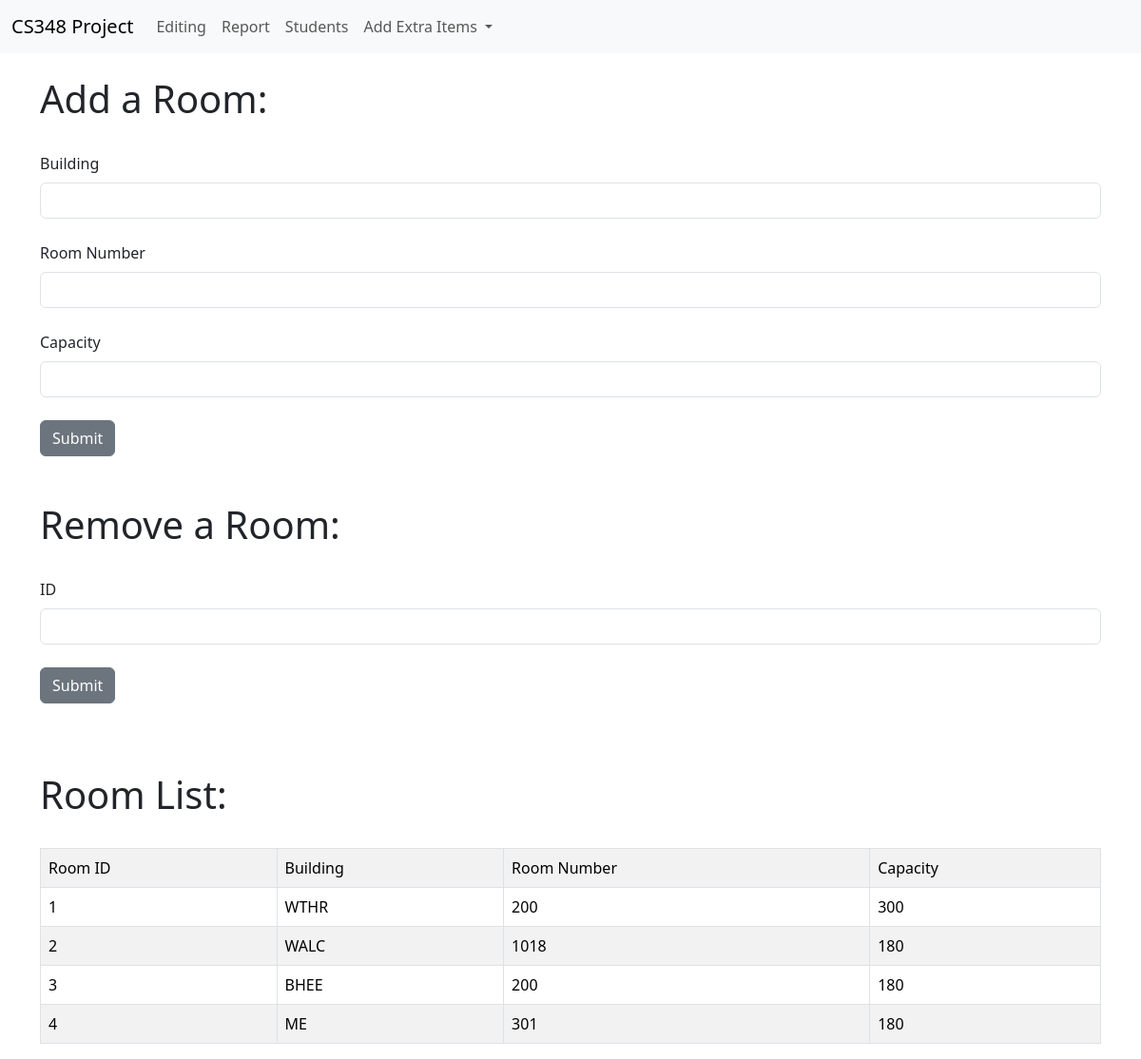
The app's page /room/add with its own data.
### app.py (models this page shows)
class Room(db.Model):
    id = db.Column(db.Integer, primary_key=True)
    building = db.Column(db.String(200), nullable=False)
    number = db.Column(db.Integer)
    capacity = db.Column(db.Integer)

### app.py (the view, shortened to what this page needs)
@app.route('/room/add', methods=['GET', 'POST'])
def add_room():
    name = None
    form = RoomForm()
    form2 = RoomDeleteForm()
    with engine.connect() as conn:
        rooms = conn.execute(text("SELECT * FROM Room"))
        conn.commit()
    return render_template("add_room.html", form=form, form2=form2, name=name, our_rooms=rooms)

### app.py
class RoomForm(FlaskForm):
    number = StringField("Room Number", validators=[DataRequired()])
    building = StringField("Building", validators=[DataRequired()])
    capacity = IntegerField("Capacity", validators=[DataRequired()])
    submit = SubmitField()

class RoomDeleteForm(FlaskForm):
    id_room = IntegerField("ID", validators=[DataRequired()])
    submit = SubmitField()

### templates/add_room.html (shortened to what this page needs)
{% extends 'base.html' %}
{% block content %}
{% if name %}
        <h1>Hello {{ name }}!!</h1>
{% else %}
        <h1>Add a Room:</h1>
        <br/>
        <form method="POST">
                {{ form.building.label(class="form-label") }}
                {{ form.building(class="form-control") }}
                <br/>
                {{ form.number.label(class="form-label") }}
                {{ form.number(class="form-control") }}
                <br/>
		{{ form.capacity.label(class="form-label") }}
		{{ form.capacity(class="form-control") }}
		<br/>
                {{ form.submit(class="btn btn-secondary") }}
        </form>
        <br/><br/>
        <h1>Remove a Room:</h1>
        <br/>
	<form method="POST">
                {{ form2.id_room.label(class="form-label") }}
                {{ form2.id_room(class="form-control") }}
                <br/>
                {{ form2.submit(class="btn btn-secondary") }}
        </form>
        <br/><br/><br/>
        <h1>Room List:</h1>
        <br/>
        <table class="table table-hover table-bordered table-striped">
		<tr><td>Room ID</td><td>Building</td><td>Room Number</td><td>Capacity</td></tr>
        {% for our_room in our_rooms %}
                <tr>
			<td>{{our_room.id}}</td> <td>{{our_room.building}}</td> <td>{{our_room.number}}</td><td>{{our_room.capacity}}</td>
                </tr>
        {% endfor %}
        </table>
{% endif %}
{% endblock %}

### records on screen
Room: id "1", building "WTHR", number "200", capacity "300"
Room: id "2", building "WALC", number "1018", capacity "180"
Room: id "3", building "BHEE", number "200", capacity "180"
Room: id "4", building "ME", number "301", capacity "180"
